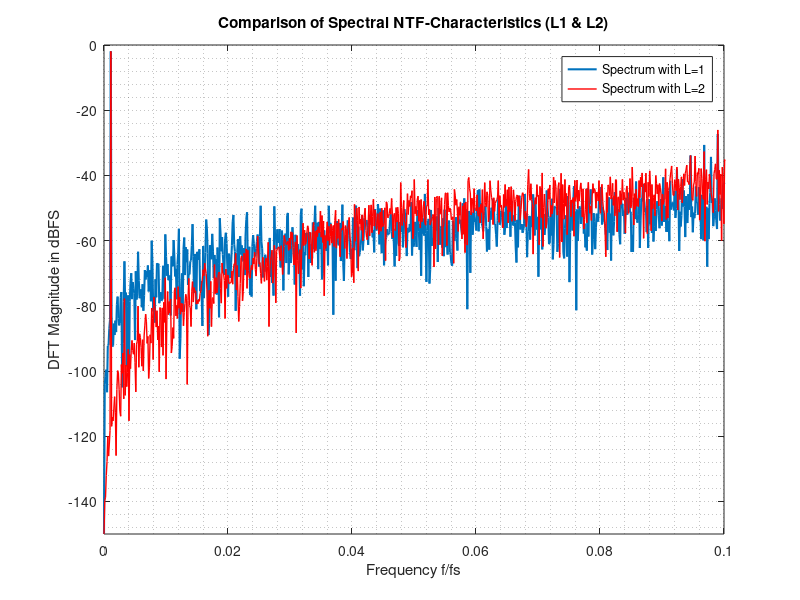

MATLAB code to generate this figure:
%% initialize/ clean-up environment
clc
clearvars
close all;
%% load spectral data from prev. simulations

load('./dsm_l1/data/dat_spectral_analysis1.mat');
f1 = f; sqdBFS1 = sqdBFS;
load('./dsm_l2/data/dat_spectral_analysis2.mat');
f2 = f; sqdBFS2 = sqdBFS;

%% plot data to compare

plot(f1, sqdBFS1, 'linewidth', 1.5);
axis([0 0.1 -150 0]);
hold on;
plot(f2, sqdBFS2, 'linewidth', 1, 'Color', 'r');
axis([0 0.1 -150 0]);
xlabel('Frequency f/fs'); ylabel('DFT Magnitude in dBFS')
legend("Spectrum with L=1", "Spectrum with L=2")
title("Comparison of Spectral NTF-Characteristics (L1 & L2)");
grid minor;

fprintf("")



